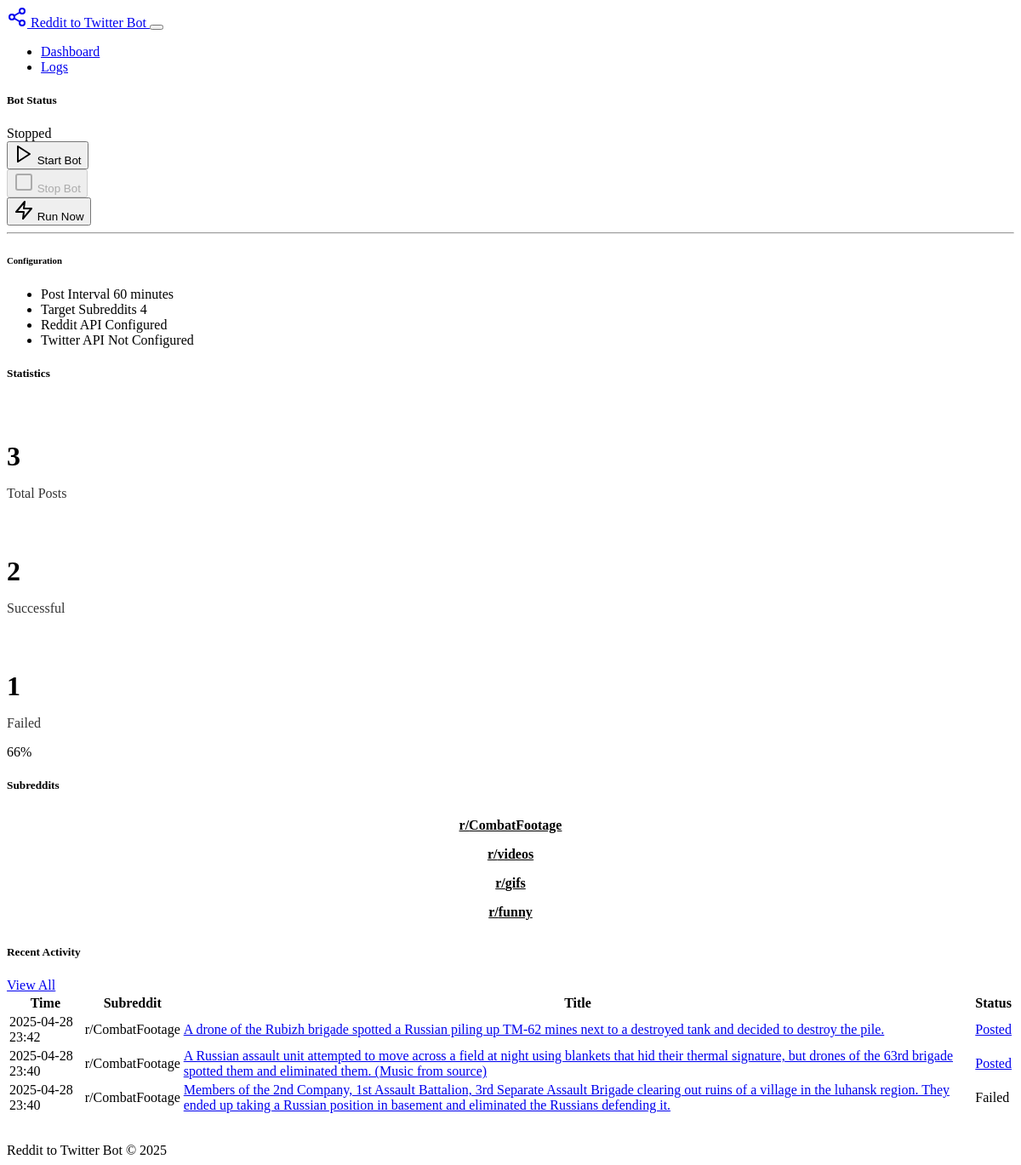
Before: / with the older database file.
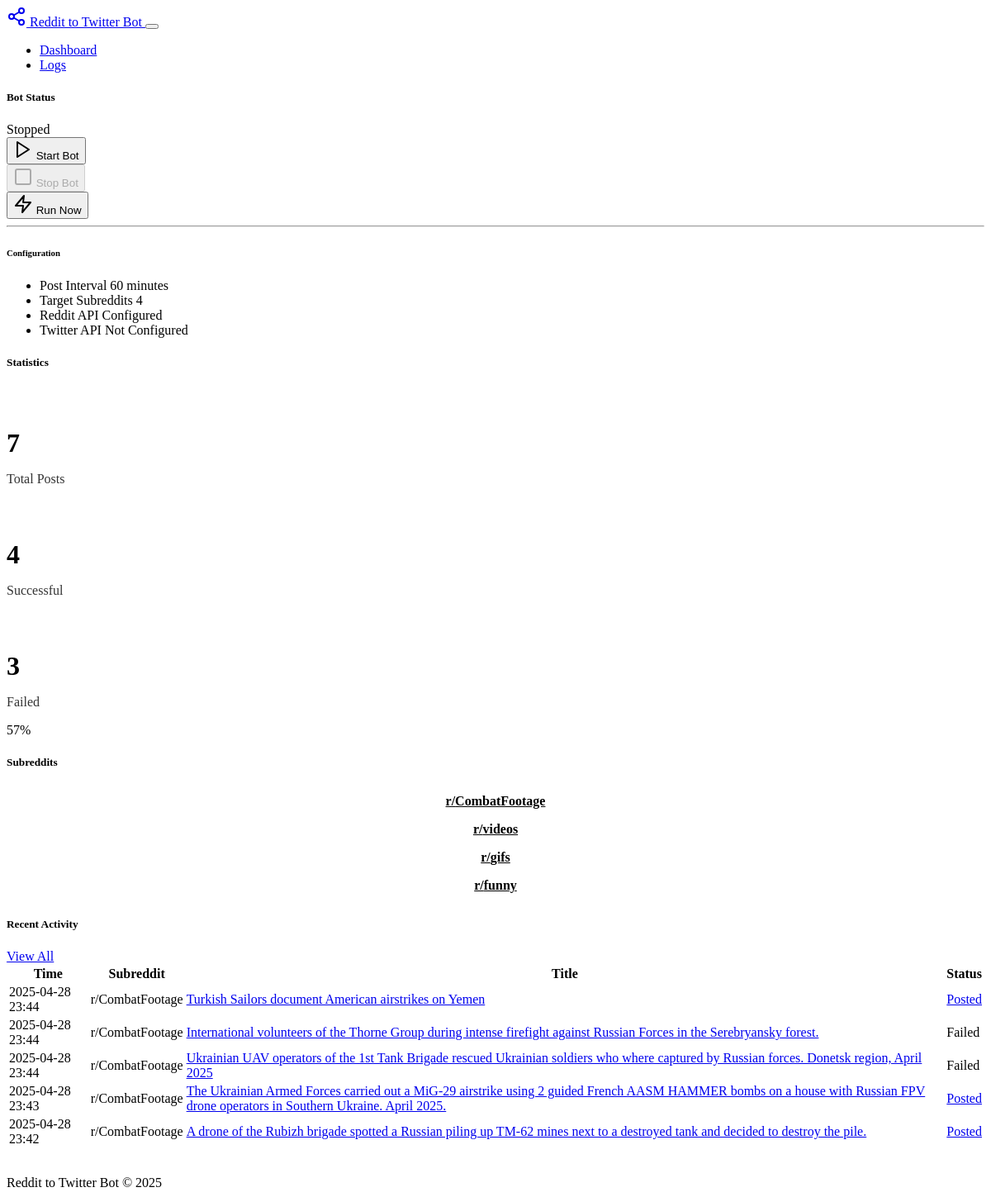
After: the same page with the newer database file.
### models.py (models this page shows, shortened)
class Post(db.Model):
    id = db.Column(db.Integer, primary_key=True)
    reddit_id = db.Column(db.String(20), unique=True, nullable=False)
    reddit_url = db.Column(db.String(255), nullable=False)
    title = db.Column(db.String(300), nullable=False)
    cleaned_title = db.Column(db.String(300), nullable=True)  # Stores the cleaned title
    subreddit = db.Column(db.String(50), nullable=False)
    author = db.Column(db.String(50), nullable=True)
    video_path = db.Column(db.String(255), nullable=True)
    video_size_bytes = db.Column(db.Integer, nullable=True)
    video_duration_seconds = db.Column(db.Float, nullable=True)
    posted_to_twitter = db.Column(db.Boolean, default=False)
    twitter_post_id = db.Column(db.String(50), nullable=True)
    twitter_post_url = db.Column(db.String(255), nullable=True)
    error = db.Column(db.Boolean, default=False)
    error_message = db.Column(db.Text, nullable=True)
    created_at = db.Column(db.DateTime, default=datetime.utcnow)
    processed_at = db.Column(db.DateTime, nullable=True)

### app.py (the view)
@app.route('/')
def index():
    from models import Post
    total_posts = db.session.query(Post).count()
    successful_posts = db.session.query(Post).filter_by(posted_to_twitter=True).count()
    failed_posts = db.session.query(Post).filter_by(error=True).count()
    latest_posts = db.session.query(Post).order_by(Post.created_at.desc()).limit(5).all()
    reddit_configured = bool(REDDIT_CLIENT_ID)
    twitter_configured = bool(TWITTER_API_KEY)
    return render_template('index.html',
                          total_posts=total_posts,
                          successful_posts=successful_posts,
                          failed_posts=failed_posts,
                          latest_posts=latest_posts,
                          subreddits=SUBREDDITS,
                          post_interval=POST_INTERVAL_MINUTES,
                          scheduler_running=scheduler.running,
                          reddit_configured=reddit_configured,
                          twitter_configured=twitter_configured)

### templates/index.html (shortened to what the changed rows need)
<!DOCTYPE html>
<html lang="en" data-bs-theme="dark">
<head>
    <link rel="stylesheet" href="https://cdn.replit.com/agent/bootstrap-agent-dark-theme.min.css">
    <link rel="stylesheet" href="https://cdn.jsdelivr.net/npm/feather-icons/dist/feather.min.css">
    <link rel="stylesheet" href="{{ url_for('static', filename='css/custom.css') }}">
</head>
<body>
    <div class="container mt-4">
        <div class="row mb-4">
            <div class="col-md-6">
                <div class="card">
                    <div class="card-body">
                        <div class="row text-center">
                            <div class="col-4">
                                <div class="stat-box">
                                    <h3>{{ total_posts }}</h3>
                                    <p>Total Posts</p>
                                </div>
                            </div>
                            <div class="col-4">
                                <div class="stat-box">
                                    <h3>{{ successful_posts }}</h3>
                                    <p>Successful</p>
                                </div>
                            </div>
                            <div class="col-4">
                                <div class="stat-box">
                                    <h3>{{ failed_posts }}</h3>
                                    <p>Failed</p>
                                </div>
                            </div>
                        </div>
                        <div class="progress mt-3">
                            {% if total_posts > 0 %}
                            <div class="progress-bar bg-success" style="width: {{ (successful_posts / total_posts) * 100 }}%">
                                {{ ((successful_posts / total_posts) * 100)|int }}%
                            </div>
                            {% else %}
                            <div class="progress-bar" style="width: 0%">0%</div>
                            {% endif %}
                        </div>
                    </div>
                </div>
            </div>
        </div>
        <div class="card mb-4">
            <div class="card-body">
                <div class="row">
                    {% for subreddit in subreddits %}
                    <div class="col-md-3 col-sm-4 col-6 mb-3">
                        <div class="subreddit-badge">
                            <a href="https://reddit.com/r/{{ subreddit }}" target="_blank" class="text-decoration-none">
                                r/{{ subreddit }}
                            </a>
                        </div>
                    </div>
                    {% endfor %}
                </div>
            </div>
        </div>
        <div class="card">
            <div class="card-body p-0">
                <div class="table-responsive">
                    <table class="table table-striped mb-0">
                        <thead>
                            <tr>
                                <th>Time</th>
                                <th>Subreddit</th>
                                <th>Title</th>
                                <th>Status</th>
                            </tr>
                        </thead>
                        <tbody>
                            {% for post in latest_posts %}
                            <tr>
                                <td>{{ post.created_at.strftime('%Y-%m-%d %H:%M') }}</td>
                                <td>r/{{ post.subreddit }}</td>
                                <td>
                                    <a href="{{ post.reddit_url }}" target="_blank" class="text-truncate d-inline-block" style="max-width: 300px;">
                                        {{ post.title }}
                                    </a>
                                </td>
                                <td>
                                    {% if post.error %}
                                    <span class="badge bg-danger">Failed</span>
                                    {% elif post.posted_to_twitter %}
                                    <a href="{{ post.twitter_post_url }}" target="_blank" class="badge bg-success">Posted</a>
                                    {% else %}
                                    <span class="badge bg-warning">Pending</span>
                                    {% endif %}
                                </td>
                            </tr>
                            {% else %}
                            <tr>
                                <td colspan="4" class="text-center py-3">No posts found</td>
                            </tr>
                            {% endfor %}
                        </tbody>
                    </table>
                </div>
            </div>
        </div>
    </div>
</body>
</html>

Changed rows visible on the page:
no longer on this page (row unchanged): Post: created_at "2025-04-28 23:40", subreddit "CombatFootage", title "A Russian assault unit attempted to move across a field at night using blankets that hid their thermal signature, but drones of the 63rd brigade spotted them and eliminated them. (Music from source)"
no longer on this page (row unchanged): Post: created_at "2025-04-28 23:40", subreddit "CombatFootage", title "Members of the 2nd Company, 1st Assault Battalion, 3rd Separate Assault Brigade clearing out ruins of a village in the luhansk region. They ended up taking a Russian position in basement and eliminated the Russians defending it.", error "Failed"
added Post: created_at "2025-04-28 23:44", subreddit "CombatFootage", title "Turkish Sailors document American airstrikes on Yemen"
added Post: created_at "2025-04-28 23:44", subreddit "CombatFootage", title "International volunteers of the Thorne Group during intense firefight against Russian Forces in the Serebryansky forest.", error "Failed"
added Post: created_at "2025-04-28 23:44", subreddit "CombatFootage", title "Ukrainian UAV operators of the 1st Tank Brigade rescued Ukrainian soldiers who where captured by Russian forces. Donetsk region, April 2025", error "Failed"
added Post: created_at "2025-04-28 23:43", subreddit "CombatFootage", title "The Ukrainian Armed Forces carried out a MiG-29 airstrike using 2 guided French AASM HAMMER bombs on a house with Russian FPV drone operators in Southern Ukraine. April 2025."
Other visible differences:
{{ total_posts }}: "3" → "7"
{{ successful_posts }}: "2" → "4"
{{ failed_posts }}: "1" → "3"
{{ (successful_posts / total_posts) * 100 }}: 66.66666666666666 → 57.14285714285714 (drawn)
{{ ((successful_posts / total_posts) * 100)|int }}: "66" → "57"
